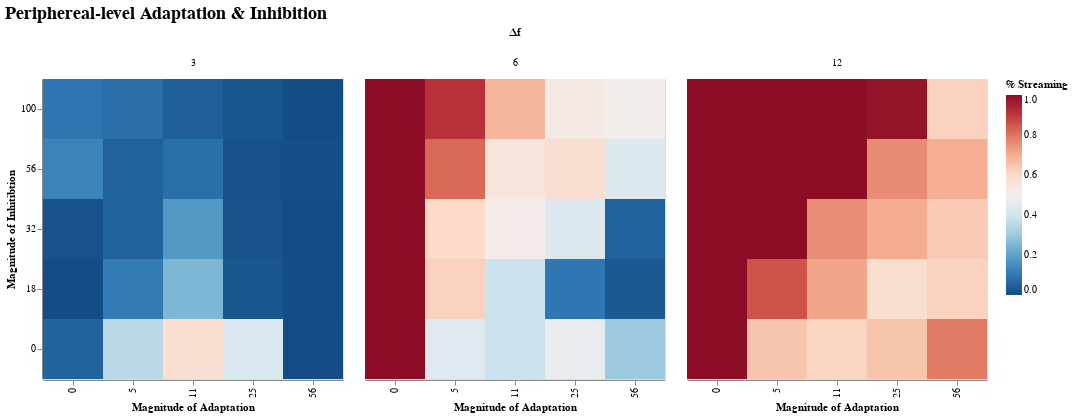

This figure's notebook cell:
### Code cell
@where(df_summary,:f_c_σ .> 0) |>
  @vlplot(:rect, width=300, height=300,
          title={text="Periphereal-level Adaptation & Inhibition",fontSize=18},
          column=:Δf,
          x={field=:f_c_a, typ="ordinal", sort = "ascending",
             axis={title="Magnitude of Adaptation"}},
          y={field=:f_c_m, typ="ordinal", sort = "descending",
             axis={title="Magnitude of Inhitibtion"}},
          color={field="streamprop", aggregate="mean", typ="quantitative",
                 sort = "descending",scale={domain=[0,1],range="diverging"},
                 legend={title="% Streaming"}},
          config={range={diverging={scheme="redblue"}}})
